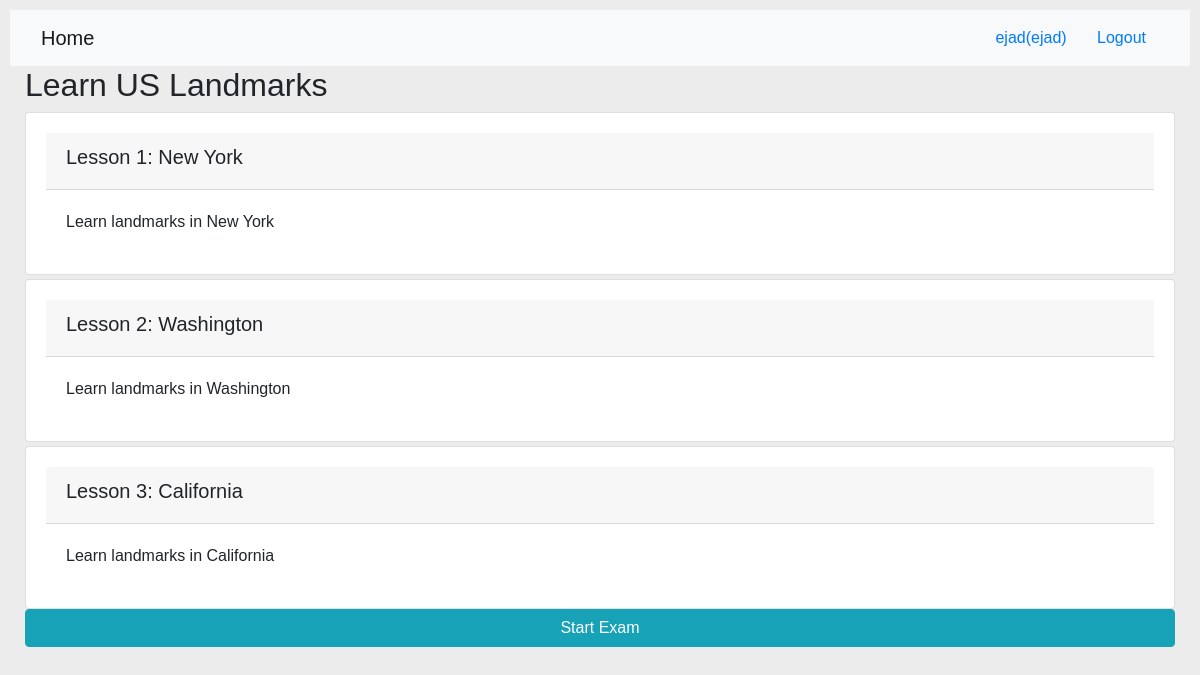
The app's page /onlinecourse/1/ (signed in) with its own data.
### onlinecourse/models.py (models this page shows, shortened)
class Course(models.Model):
    name = models.CharField(null=False, max_length=30, default='online course')
    image = models.ImageField(upload_to='course_images/')
    description = models.CharField(max_length=1000)
    pub_date = models.DateField(null=True)
    instructors = models.ManyToManyField(Instructor)
    users = models.ManyToManyField(settings.AUTH_USER_MODEL, through='Enrollment')
    total_enrollment = models.IntegerField(default=0)
    is_enrolled = False

class Lesson(models.Model):
    title = models.CharField(max_length=200, default="title")
    order = models.IntegerField(default=0)
    course = models.ForeignKey(Course, on_delete=models.CASCADE)
    content = models.TextField()

### onlinecourse/views.py (the view)
# urls.py: path('<int:pk>/', views.CourseDetailView.as_view(), name='course_details'),
class CourseDetailView(generic.DetailView):
    model = Course
    template_name = 'onlinecourse/course_detail_bootstrap.html'

### onlinecourse/templates/onlinecourse/course_detail_bootstrap.html (shortened to what this page needs)
<!DOCTYPE html>
<html lang="en">
<head>
    {% load static %}
    <link rel="stylesheet" href="https://cdn.jsdelivr.net/npm/bootstrap@4.6.2/dist/css/bootstrap.min.css">
    <link rel="stylesheet" type="text/css" href="{% static 'onlinecourse/course.css' %}">
</head>
<body>
    <nav class="navbar navbar-light bg-light">
        <div class="container-fluid">
            <div class="navbar-header">
                  <a class="navbar-brand" href="{% url 'onlinecourse:index' %}">Home</a>
            </div>
            <ul class="nav navbar-nav navbar-right">
                {% if user.is_authenticated %}
                <li>
                    <a class="btn btn-link" href="#">{{ user.first_name }}({{ user.username }})</a>
                    <a class="btn btn-link" href="{% url 'onlinecourse:logout' %}">Logout</a>
                </li>
                {% endif %}
            </ul>
        </div>
    </nav>
    <div class="container-fluid">
            <h2>{{ course.name }}</h2>
            <div class="card-columns-vertical">
                {% for lesson in course.lesson_set.all %}
                    <div class="card mt-1">
                        <div class="card-header"><h5>Lesson {{lesson.order|add:1}}: {{lesson.title}}</h5></div>
                        <div class="card-body">{{lesson.content}}</div>
                    </div>
                {% endfor %}
            </div>
            {% if user.is_authenticated %}
                <button
                    class="btn btn-info btn-block"
                    type="button"
                    data-toggle="collapse"
                    data-target="#examQuestions">
                    Start Exam
                </button>
            {% endif %}
    </div>
</body>
</html>

### onlinecourse/static/onlinecourse/course.css (style rules this page uses)
body { font-family: Arial, Helvetica, sans-serif; }
* { box-sizing: border-box }
body { font-family: Arial; padding: 10px; background: #ececec; }
.card { background-color: white; padding: 20px; margin-top: 20px; }

### records on screen
Course: name "Learn US Landmarks"
Lesson: order|add "1", title "New York", content "Learn landmarks in New York"
Lesson: order|add "2", title "Washington", content "Learn landmarks in Washington"
Lesson: order|add "3", title "California", content "Learn landmarks in California"

### other values on screen
{{ user.first_name }} "ejad"
{{ user.username }} "ejad"
